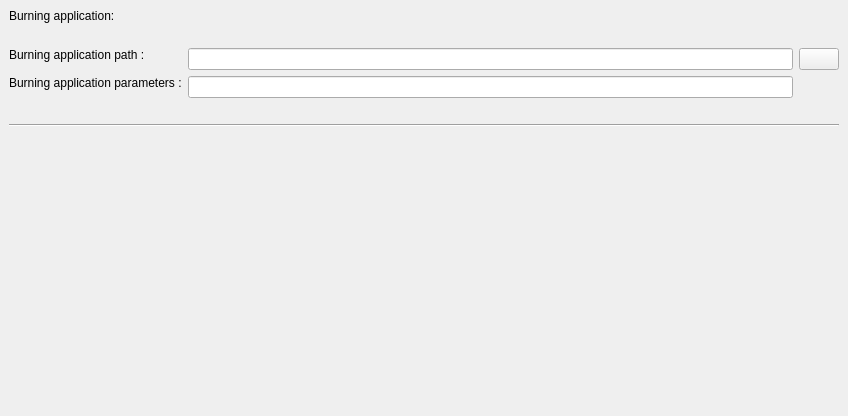
<?xml version="1.0" encoding="UTF-8"?>
<ui version="4.0">
 <class>QBurningApplicationConfigurationScreenBase</class>
 <widget class="QWidget" name="QBurningApplicationConfigurationScreenBase">
  <property name="geometry">
   <rect>
    <x>0</x>
    <y>0</y>
    <width>848</width>
    <height>416</height>
   </rect>
  </property>
  <property name="sizePolicy">
   <sizepolicy hsizetype="MinimumExpanding" vsizetype="Preferred">
    <horstretch>0</horstretch>
    <verstretch>0</verstretch>
   </sizepolicy>
  </property>
  <property name="maximumSize">
   <size>
    <width>20000</width>
    <height>5000</height>
   </size>
  </property>
  <property name="windowTitle">
   <string>DICOMDIR</string>
  </property>
  <property name="windowIcon">
   <iconset resource="../main/main.qrc">
    <normaloff>:/images/cdrom.png</normaloff>:/images/cdrom.png</iconset>
  </property>
  <layout class="QGridLayout">
   <property name="margin">
    <number>9</number>
   </property>
   <property name="spacing">
    <number>6</number>
   </property>
   <item row="1" column="0">
    <widget class="QLabel" name="label">
     <property name="text">
      <string>Burning application:</string>
     </property>
    </widget>
   </item>
   <item row="3" column="0">
    <layout class="QHBoxLayout">
     <property name="spacing">
      <number>6</number>
     </property>
     <property name="margin">
      <number>0</number>
     </property>
     <item>
      <layout class="QVBoxLayout">
       <property name="spacing">
        <number>6</number>
       </property>
       <property name="margin">
        <number>0</number>
       </property>
       <item>
        <widget class="QLabel" name="textLabel1_9">
         <property name="sizePolicy">
          <sizepolicy hsizetype="Preferred" vsizetype="Fixed">
           <horstretch>0</horstretch>
           <verstretch>0</verstretch>
          </sizepolicy>
         </property>
         <property name="minimumSize">
          <size>
           <width>90</width>
           <height>0</height>
          </size>
         </property>
         <property name="text">
          <string>Burning application path :</string>
         </property>
         <property name="textFormat">
          <enum>Qt::RichText</enum>
         </property>
         <property name="alignment">
          <set>Qt::AlignVCenter</set>
         </property>
        </widget>
       </item>
       <item>
        <widget class="QLabel" name="textLabel1_8">
         <property name="minimumSize">
          <size>
           <width>120</width>
           <height>0</height>
          </size>
         </property>
         <property name="text">
          <string>Burning application parameters :</string>
         </property>
        </widget>
       </item>
      </layout>
     </item>
     <item>
      <layout class="QGridLayout">
       <property name="margin">
        <number>0</number>
       </property>
       <property name="spacing">
        <number>6</number>
       </property>
       <item row="0" column="1">
        <widget class="QPushButton" name="m_buttonExaminateBurningApplication">
         <property name="toolTip">
          <string>Examine disk to find the database</string>
         </property>
         <property name="text">
          <string/>
         </property>
         <property name="icon">
          <iconset resource="../main/main.qrc">
           <normaloff>:/images/folderopen.png</normaloff>:/images/folderopen.png</iconset>
         </property>
        </widget>
       </item>
       <item row="1" column="0">
        <widget class="QLineEdit" name="m_textBurningApplicationParameters"/>
       </item>
       <item row="0" column="0">
        <widget class="QLineEdit" name="m_textBurningApplicationPath"/>
       </item>
      </layout>
     </item>
    </layout>
   </item>
   <item row="4" column="0">
    <widget class="QLabel" name="burningLabel">
     <property name="text">
      <string/>
     </property>
     <property name="textFormat">
      <enum>Qt::AutoText</enum>
     </property>
     <property name="openExternalLinks">
      <bool>true</bool>
     </property>
     <property name="textInteractionFlags">
      <set>Qt::LinksAccessibleByKeyboard|Qt::LinksAccessibleByMouse</set>
     </property>
    </widget>
   </item>
   <item row="7" column="0">
    <spacer name="verticalSpacer">
     <property name="orientation">
      <enum>Qt::Vertical</enum>
     </property>
     <property name="sizeHint" stdset="0">
      <size>
       <width>24</width>
       <height>44</height>
      </size>
     </property>
    </spacer>
   </item>
   <item row="6" column="0">
    <widget class="Line" name="line">
     <property name="orientation">
      <enum>Qt::Horizontal</enum>
     </property>
    </widget>
   </item>
   <item row="2" column="0">
    <spacer name="verticalSpacer_2">
     <property name="orientation">
      <enum>Qt::Vertical</enum>
     </property>
     <property name="sizeType">
      <enum>QSizePolicy::Fixed</enum>
     </property>
     <property name="sizeHint" stdset="0">
      <size>
       <width>13</width>
       <height>19</height>
      </size>
     </property>
    </spacer>
   </item>
  </layout>
 </widget>
 <layoutdefault spacing="6" margin="11"/>
 <tabstops>
  <tabstop>m_textBurningApplicationPath</tabstop>
  <tabstop>m_buttonExaminateBurningApplication</tabstop>
  <tabstop>m_textBurningApplicationParameters</tabstop>
 </tabstops>
 <resources>
  <include location="../main/main.qrc"/>
 </resources>
 <connections/>
</ui>
